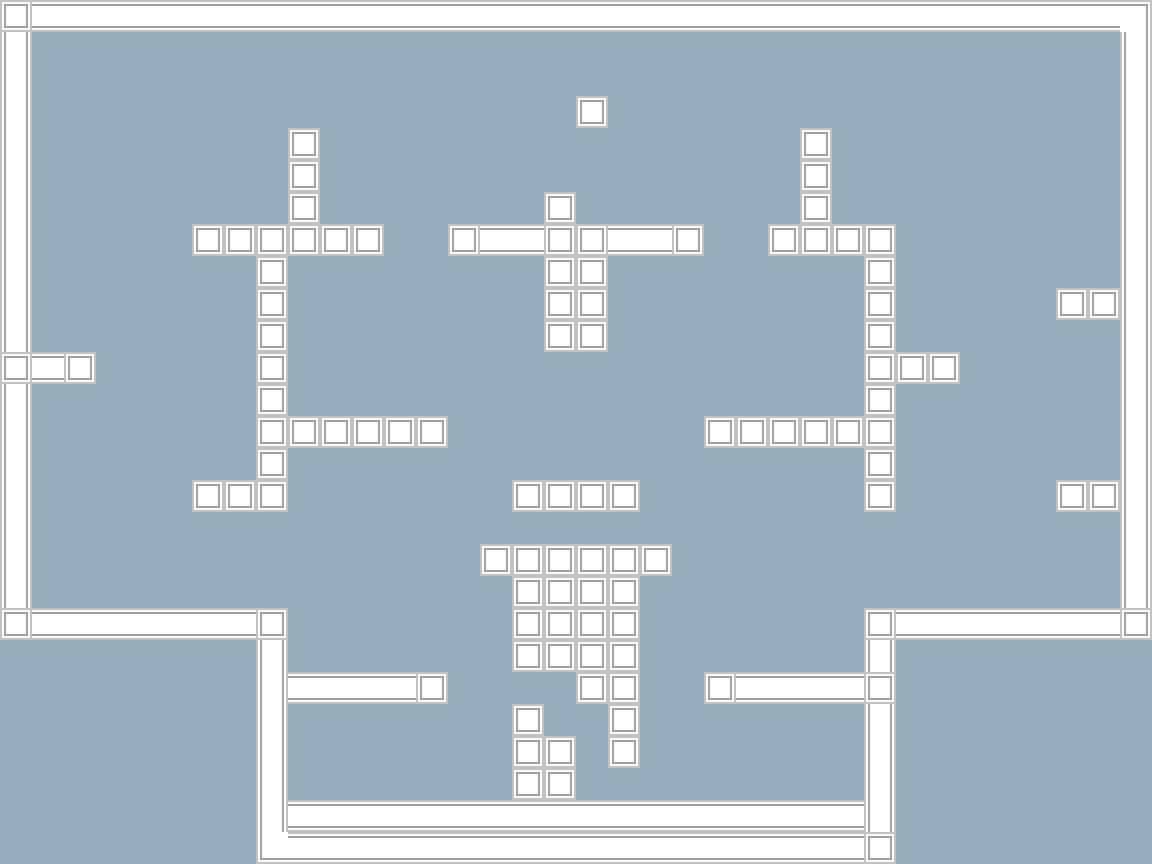

This is a level from a 2D game, rendered from its Tiled map with the project's own tilesets. A one-line summary and the complete map file follow:
An orthogonal 36x27 tile map with 32x32 px tiles, 1 tile layer (ground).

<map version="1.4" tiledversion="1.4.2" orientation="orthogonal" renderorder="right-down" width="36" height="27" tilewidth="32" tileheight="32" infinite="0" backgroundcolor="#97aebf" nextlayerid="2" nextobjectid="1">
 <properties>
  <property name="gravity" type="int" value="1" />
 </properties>
 <tileset firstgid="1" source="tileset.tsx" />
 <layer id="1" name="ground" width="36" height="27">
  <data encoding="csv">
1,2,2,2,2,2,2,2,2,2,2,2,2,2,2,2,2,2,2,2,2,2,2,2,2,2,2,2,2,2,2,2,2,2,2,5,
3,0,0,0,0,0,0,0,0,0,0,0,0,0,0,0,0,0,0,0,0,0,0,0,0,0,0,0,0,0,0,0,0,0,0,3,
3,0,0,0,0,0,0,0,0,0,0,0,0,0,0,0,0,0,0,0,0,0,0,0,0,0,0,0,0,0,0,0,0,0,0,3,
3,0,0,0,0,0,0,0,0,0,0,0,0,0,0,0,0,0,1,0,0,0,0,0,0,0,0,0,0,0,0,0,0,0,0,3,
3,0,0,0,0,0,0,0,0,1,0,0,0,0,0,0,0,0,0,0,0,0,0,0,0,1,0,0,0,0,0,0,0,0,0,3,
3,0,0,0,0,0,0,0,0,1,0,0,0,0,0,0,0,0,0,0,0,0,0,0,0,1,0,0,0,0,0,0,0,0,0,3,
3,0,0,0,0,0,0,0,0,1,0,0,0,0,0,0,0,1,0,0,0,0,0,0,0,1,0,0,0,0,0,0,0,0,0,3,
3,0,0,0,0,0,1,1,1,1,1,1,0,0,1,2,2,1,1,2,2,1,0,0,1,1,1,1,0,0,0,0,0,0,0,3,
3,0,0,0,0,0,0,0,1,0,0,0,0,0,0,0,0,1,1,0,0,0,0,0,0,0,0,1,0,0,0,0,0,0,0,3,
3,0,0,0,0,0,0,0,1,0,0,0,0,0,0,0,0,1,1,0,0,0,0,0,0,0,0,1,0,0,0,0,0,1,1,3,
3,0,0,0,0,0,0,0,1,0,0,0,0,0,0,0,0,1,1,0,0,0,0,0,0,0,0,1,0,0,0,0,0,0,0,3,
1,2,1,0,0,0,0,0,1,0,0,0,0,0,0,0,0,0,0,0,0,0,0,0,0,0,0,1,1,1,0,0,0,0,0,3,
3,0,0,0,0,0,0,0,1,0,0,0,0,0,0,0,0,0,0,0,0,0,0,0,0,0,0,1,0,0,0,0,0,0,0,3,
3,0,0,0,0,0,0,0,1,1,1,1,1,1,0,0,0,0,0,0,0,0,1,1,1,1,1,1,0,0,0,0,0,0,0,3,
3,0,0,0,0,0,0,0,1,0,0,0,0,0,0,0,0,0,0,0,0,0,0,0,0,0,0,1,0,0,0,0,0,0,0,3,
3,0,0,0,0,0,1,1,1,0,0,0,0,0,0,0,1,1,1,1,0,0,0,0,0,0,0,1,0,0,0,0,0,1,1,3,
3,0,0,0,0,0,0,0,0,0,0,0,0,0,0,0,0,0,0,0,0,0,0,0,0,0,0,0,0,0,0,0,0,0,0,3,
3,0,0,0,0,0,0,0,0,0,0,0,0,0,0,1,1,1,1,1,1,0,0,0,0,0,0,0,0,0,0,0,0,0,0,3,
3,0,0,0,0,0,0,0,0,0,0,0,0,0,0,0,1,1,1,1,0,0,0,0,0,0,0,0,0,0,0,0,0,0,0,3,
1,2,2,2,2,2,2,2,1,0,0,0,0,0,0,0,1,1,1,1,0,0,0,0,0,0,0,1,2,2,2,2,2,2,2,1,
0,0,0,0,0,0,0,0,3,0,0,0,0,0,0,0,1,1,1,1,0,0,0,0,0,0,0,3,0,0,0,0,0,0,0,0,
0,0,0,0,0,0,0,0,3,2,2,2,2,1,0,0,0,0,1,1,0,0,1,2,2,2,2,1,0,0,0,0,0,0,0,0,
0,0,0,0,0,0,0,0,3,0,0,0,0,0,0,0,1,0,0,1,0,0,0,0,0,0,0,3,0,0,0,0,0,0,0,0,
0,0,0,0,0,0,0,0,3,0,0,0,0,0,0,0,1,1,0,1,0,0,0,0,0,0,0,3,0,0,0,0,0,0,0,0,
0,0,0,0,0,0,0,0,3,0,0,0,0,0,0,0,1,1,0,0,0,0,0,0,0,0,0,3,0,0,0,0,0,0,0,0,
0,0,0,0,0,0,0,0,3,2,2,2,2,2,2,2,2,2,2,2,2,2,2,2,2,2,2,3,0,0,0,0,0,0,0,0,
0,0,0,0,0,0,0,0,6,2,2,2,2,2,2,2,2,2,2,2,2,2,2,2,2,2,2,1,0,0,0,0,0,0,0,0
</data>
 </layer>
</map>
